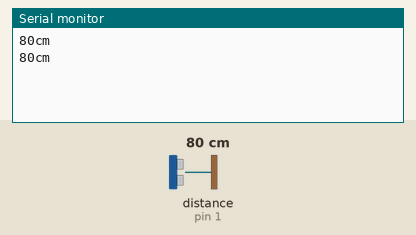
Recording of a sketch running on a simulated Arduino Uno, built with avr-gcc and run on an emulated ATmega328P. Parts: the last lines printed to the serial monitor. The test bench sets the inputs (shaded band); at power-on: distance to the obstacle (sensor on pin 1) 80 cm. The echo pulse lasts 58.3 µs per cm.

Above: at 2.2 s.
2.3 s: distance to the obstacle (sensor on pin 1) set to 2 cm
At 3.6 s:
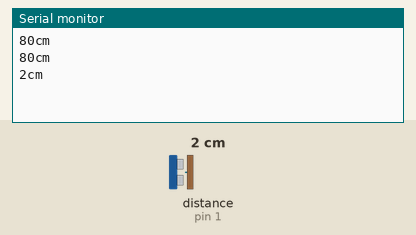
3.8 s: distance to the obstacle (sensor on pin 1) set to 4 cm
At 4.8 s:
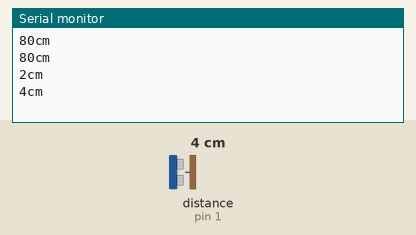
Timing chart, 0 to 6.8 s (numbered marks = the images above; inputs shaded):
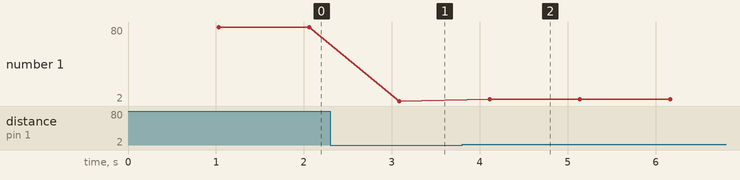

Measured:
- after the input at 2.3 s, the serial monitor: prints a new line after 0.79 s (image 1)
- after the input at 3.8 s, the serial monitor: prints a new line after 0.31 s (image 2)
- plotted number 1: 80 → 2 after the input at 2.3 s, 2 → 4 after the input at 3.8 s

The sketch:

ultrasonic_distance_counter.ino
```cpp
/*adapted from elegoo.com*/

#include "SR04.h"

#define TRIG_PIN 1
#define ECHO_PIN 0

SR04 sr04 = SR04(ECHO_PIN,TRIG_PIN);
long a;

void setup() {
  // put your setup code here, to run once:
Serial.begin(9600);//Initialization of Serial Port
   delay(1000);
}

void loop() {
  // put your main code here, to run repeatedly:
  a=sr04.Distance();
   Serial.print(a);
   Serial.println("cm");//The difference between "Serial.print" and "Serial.println"
                        //is that "Serial.println" can change lines.
   delay(1000);
}
```
